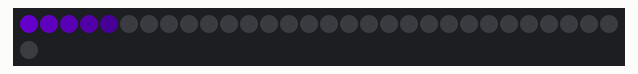
Bench run of a sketch on a simulated ESP8266 (NodeMCU). On the bench: 31 RGB LEDs in strip order, left to right, continuing on the next row. Dim RGB values are drawn brighter than linear; what the sketch prints to the serial monitor is not drawn.

Above: at 0.1 s.
At 12.5 s:
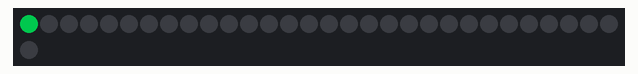
At 14.0 s:
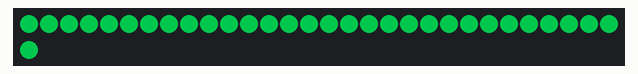
At 16.35 s:
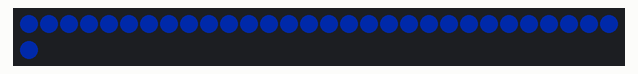
At 35.88 s:
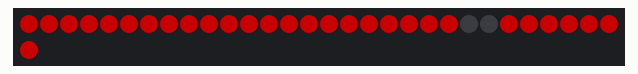
At 39.31 s:
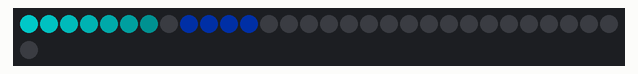

The sketch:

smart_guard_leds_DEMO.ino
```cpp
// 🛡️ Smart Shop Guard - LED Effects System
// Enhanced NeoPixel effects for security monitoring visualization
// Compatible with ESP32-S3 and Arduino boards

#include <Adafruit_NeoPixel.h>

// 🔧 Hardware Configuration
#define LED_PIN        D4        // GPIO pin for NeoPixel strip (ESP32-S3 compatible)
#define NUM_PIXELS     31       // Number of NeoPixels in the strip
#define BRIGHTNESS     100       // Global brightness (0-255)

// ⏱️ Timing Configuration
#define BOOT_DELAY     100      // Boot animation speed
#define EFFECT_DELAY   50       // General effect speed
#define STABLE_DELAY   2000     // Stable mode duration

// 🎨 Color Definitions (RGB values)
#define COLOR_OFF      0, 0, 0
#define COLOR_BLUE     0, 100, 255    // Security/Normal
#define COLOR_GREEN    0, 255, 100    // Safe/OK status
#define COLOR_ORANGE   255, 165, 0    // Warning/Caution
#define COLOR_RED      255, 0, 0    // Alert/Danger
#define COLOR_PURPLE   128, 0, 128    // System/Boot
#define COLOR_WHITE    255, 255, 255  // Bright/Active
#define COLOR_CYAN     0, 255, 255    // Info/Data

// Initialize NeoPixel strip
Adafruit_NeoPixel strip(NUM_PIXELS, LED_PIN, NEO_GRB + NEO_KHZ800);

// 🔄 System State Variables
enum SystemMode {
  BOOT_MODE,
  SECURE_MODE,
  ALERT_MODE,
  SCAN_MODE,
  DEMO_MODE
};

SystemMode currentMode = BOOT_MODE;
unsigned long lastModeChange = 0;
unsigned long modeInterval = 10000; // Change mode every 10 seconds for demo

void setup() {
  Serial.begin(115200);
  Serial.println("🛡️ Smart Shop Guard - LED Effects System Starting...");

  // Initialize NeoPixel strip
  strip.begin();
  strip.setBrightness(BRIGHTNESS);
  strip.show(); // Initialize all pixels to 'off'

  // Boot sequence
  bootSequence();

  Serial.println("✅ LED System Ready!");
}

void loop() {
  // Demo mode - cycle through different effects
  if (millis() - lastModeChange > modeInterval) {
    currentMode = (SystemMode)((currentMode + 1) % 5);
    lastModeChange = millis();

    // Print current mode
    switch(currentMode) {
      case BOOT_MODE: Serial.println("🚀 Mode: BOOT"); break;
      case SECURE_MODE: Serial.println("🛡️ Mode: SECURE"); break;
      case ALERT_MODE: Serial.println("🚨 Mode: ALERT"); break;
      case SCAN_MODE: Serial.println("🔍 Mode: SCAN"); break;
      case DEMO_MODE: Serial.println("✨ Mode: DEMO"); break;
    }
  }

  // Execute current mode effects
  switch(currentMode) {
    case BOOT_MODE:
      bootSequence();
      break;
    case SECURE_MODE:
      secureMode();
      break;
    case ALERT_MODE:
      alertMode();
      break;
    case SCAN_MODE:
      scanMode();
      break;
    case DEMO_MODE:
      demoMode();
      break;
  }
}

// 🚀 Boot Sequence - Smart Shop Guard startup animation
void bootSequence() {
  Serial.println("🚀 Boot Sequence Starting...");

  // Phase 1: Purple wave - System initialization
  for(int wave = 0; wave < 3; wave++) {
    for(int i = 0; i < NUM_PIXELS; i++) {
      strip.clear();
      // Create a moving wave of purple
      for(int j = 0; j < 5; j++) {
        int pos = (i + j) % NUM_PIXELS;
        int brightness = 255 - (j * 50);
        strip.setPixelColor(pos, brightness/2, 0, brightness);
      }
      strip.show();
      delay(BOOT_DELAY);
    }
  }

  // Phase 2: Blue pulse - Security systems online
  for(int pulse = 0; pulse < 4; pulse++) {
    for(int brightness = 0; brightness <= 255; brightness += 15) {
      for(int i = 0; i < NUM_PIXELS; i++) {
        strip.setPixelColor(i, 0, brightness/3, brightness);
      }
      strip.show();
      delay(20);
    }
    for(int brightness = 255; brightness >= 0; brightness -= 15) {
      for(int i = 0; i < NUM_PIXELS; i++) {
        strip.setPixelColor(i, 0, brightness/3, brightness);
      }
      strip.show();
      delay(20);
    }
  }

  // Phase 3: Green confirmation - All systems ready
  for(int i = 0; i < NUM_PIXELS; i++) {
    strip.setPixelColor(i, COLOR_GREEN);
    strip.show();
    delay(BOOT_DELAY/2);
  }
  delay(1000);

  // Fade to stable blue
  fadeToColor(COLOR_BLUE, 50);
}

// 🛡️ Secure Mode - Stable operation with gentle breathing
void secureMode() {
  static unsigned long lastBreath = 0;
  static int breathDirection = 1;
  static int breathLevel = 100;

  if (millis() - lastBreath > 30) {
    breathLevel += breathDirection * 3;

    if (breathLevel >= 200) {
      breathDirection = -1;
    } else if (breathLevel <= 50) {
      breathDirection = 1;
    }

    // Apply breathing effect to all pixels
    for(int i = 0; i < NUM_PIXELS; i++) {
      strip.setPixelColor(i, 0, breathLevel/4, breathLevel);
    }
    strip.show();
    lastBreath = millis();
  }
}

// 🚨 Alert Mode - Rapid red flashing with siren pattern
void alertMode() {
  static unsigned long lastAlert = 0;
  static bool alertState = false;
  static int alertPhase = 0;

  if (millis() - lastAlert > 200) {
    alertState = !alertState;
    alertPhase = (alertPhase + 1) % 4;

    if (alertState) {
      // Create siren-like sweeping effect
      strip.clear();
      for(int i = 0; i < NUM_PIXELS/2; i++) {
        int pos1 = (alertPhase * NUM_PIXELS/4 + i) % NUM_PIXELS;
        int pos2 = (alertPhase * NUM_PIXELS/4 - i + NUM_PIXELS) % NUM_PIXELS;
        strip.setPixelColor(pos1, COLOR_RED);
        strip.setPixelColor(pos2, COLOR_RED);
      }
    } else {
      strip.clear();
    }

    strip.show();
    lastAlert = millis();
  }
}

// 🔍 Scan Mode - Rotating scanner like security camera
void scanMode() {
  static unsigned long lastScan = 0;
  static int scanPos = 0;
  static int scanDirection = 1;

  if (millis() - lastScan > EFFECT_DELAY) {
    strip.clear();

    // Create scanning beam
    for(int i = 0; i < 7; i++) {
      int pos = (scanPos + i) % NUM_PIXELS;
      int intensity = 255 - (i * 35);
      strip.setPixelColor(pos, 0, intensity, intensity);
    }

    // Add trailing dots
    for(int i = 8; i < 12; i++) {
      int pos = (scanPos + i) % NUM_PIXELS;
      strip.setPixelColor(pos, 0, 30, 100);
    }

    scanPos += scanDirection;
    if (scanPos >= NUM_PIXELS || scanPos < 0) {
      scanDirection *= -1;
      scanPos += scanDirection;
    }

    strip.show();
    lastScan = millis();
  }
}

// ✨ Demo Mode - Rainbow security pattern
void demoMode() {
  static unsigned long lastDemo = 0;
  static int rainbowOffset = 0;

  if (millis() - lastDemo > 50) {
    for(int i = 0; i < NUM_PIXELS; i++) {
      int hue = (i * 256 / NUM_PIXELS + rainbowOffset) % 256;
      uint32_t color = strip.gamma32(strip.ColorHSV(hue * 256));
      strip.setPixelColor(i, color);
    }

    rainbowOffset += 2;
    if (rainbowOffset >= 256) rainbowOffset = 0;

    strip.show();
    lastDemo = millis();
  }
}

// 🎨 Utility function to fade all pixels to a specific color
void fadeToColor(uint8_t r, uint8_t g, uint8_t b, int steps) {
  for(int step = 0; step < steps; step++) {
    for(int i = 0; i < NUM_PIXELS; i++) {
      uint32_t currentColor = strip.getPixelColor(i);
      uint8_t currentR = (currentColor >> 16) & 0xFF;
      uint8_t currentG = (currentColor >> 8) & 0xFF;
      uint8_t currentB = currentColor & 0xFF;

      uint8_t newR = currentR + ((r - currentR) * step / steps);
      uint8_t newG = currentG + ((g - currentG) * step / steps);
      uint8_t newB = currentB + ((b - currentB) * step / steps);

      strip.setPixelColor(i, newR, newG, newB);
    }
    strip.show();
    delay(20);
  }
}

// 🔄 Clear all pixels
void clearAll() {
  strip.clear();
  strip.show();
}

// 💡 Set all pixels to the same color
void setAllColor(uint8_t r, uint8_t g, uint8_t b) {
  for(int i = 0; i < NUM_PIXELS; i++) {
    strip.setPixelColor(i, r, g, b);
  }
  strip.show();
}
```
